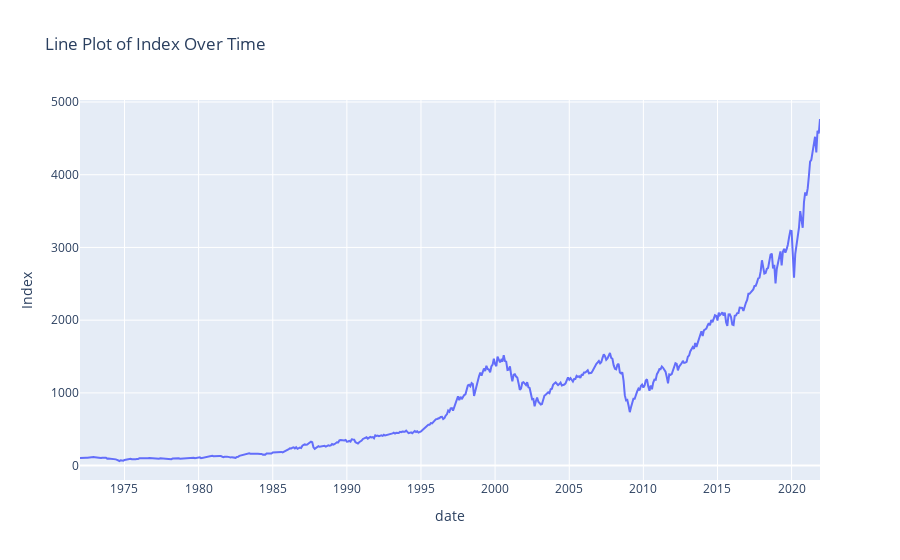
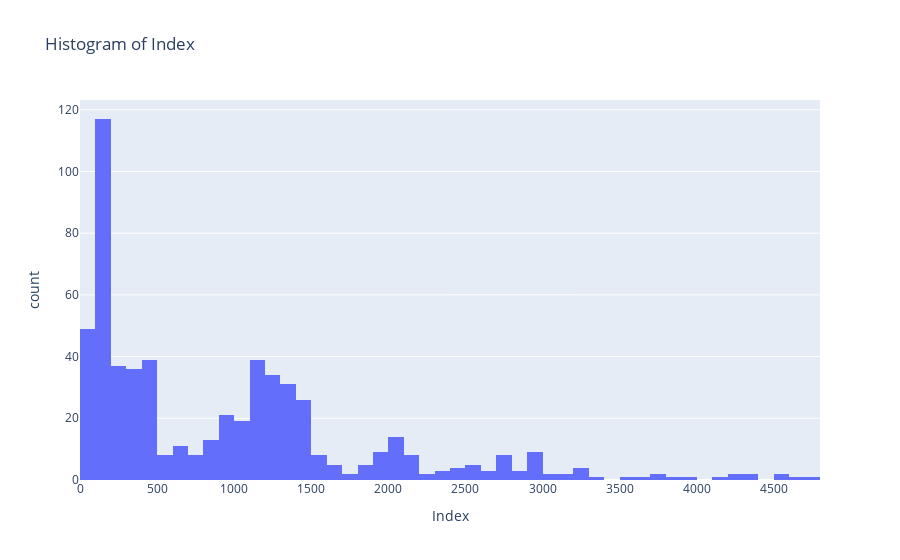

Write notebook code for charts like these, in order.
### Code cell
### Compute dp, de, ep, dy, dfy
# dividend-price ratio (dp)
df['dp'] = np.log(df['D12']) - np.log(df['Index'])
# dividend-payout ratio (de)
df['de'] = np.log(df['D12']) - np.log(df['E12'])
# earnings to price
df['ep'] = np.log(df['E12']) - np.log(df['Index'])
## dividend yield (remove 1st since lag puts NA in 1st entry)
df['dy'] = np.log(df['D12'].shift(-1)) - np.log(df['Index'].shift(-1))
# Default yield spread (dfy)= BAA-AAA rated corporate bond yields:
df['dfy'] = df['BAA'] - df['AAA']  # Assuming 'BAA' and 'AAA' columns are available

df['date'] = pd.to_datetime(df['date']) 
fig = px.line(df, x='date', y='Index', title='Line Plot of Index Over Time')
fig.show()

df['date'] = pd.to_datetime(df['date'])
fig = px.histogram(df, x='Index', nbins=50, title='Histogram of Index')
fig.show()

### Figure 1 — Plotly figure (JSON) as saved in the notebook; plotly's stock layout.template omitted (floating-point values rounded to 4 significant figures; data arrays with more than 128 entries replaced by an {"elided": "..."} marker saying what was removed)
{"data": [{"hovertemplate": "date=%{x}<br>Index=%{y}<extra></extra>", "legendgroup": "", "line": {"color": "#636efa", "dash": "solid"}, "marker": {"symbol": "circle"}, "mode": "lines", "name": "", "orientation": "v", "showlegend": false, "type": "scatter", "x": {"elided": "600 str values"}, "xaxis": "x", "y": {"elided": "600 float values"}, "yaxis": "y"}], "layout": {"legend": {"tracegroupgap": 0}, "title": {"text": "Line Plot of Index Over Time"}, "xaxis": {"anchor": "y", "domain": [0, 1], "title": {"text": "date"}}, "yaxis": {"anchor": "x", "domain": [0, 1], "title": {"text": "Index"}}}}

### Figure 2 — Plotly figure (JSON) as saved in the notebook; plotly's stock layout.template omitted (floating-point values rounded to 4 significant figures; data arrays with more than 128 entries replaced by an {"elided": "..."} marker saying what was removed)
{"data": [{"alignmentgroup": "True", "bingroup": "x", "hovertemplate": "Index=%{x}<br>count=%{y}<extra></extra>", "legendgroup": "", "marker": {"color": "#636efa", "pattern": {"shape": ""}}, "name": "", "nbinsx": 50, "offsetgroup": "", "orientation": "v", "showlegend": false, "type": "histogram", "x": {"elided": "600 float values"}, "xaxis": "x", "yaxis": "y"}], "layout": {"barmode": "relative", "legend": {"tracegroupgap": 0}, "title": {"text": "Histogram of Index"}, "xaxis": {"anchor": "y", "domain": [0, 1], "title": {"text": "Index"}}, "yaxis": {"anchor": "x", "domain": [0, 1], "title": {"text": "count"}}}}
